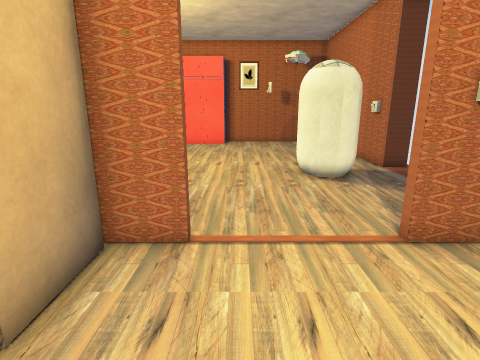
view 1 (above)

18 first-person views from a walk through a scene from a Unity 3-D project. The camera is 1.4 m above the floor, tilts 14° down and sees 80° across. The floor is counted in squares, 0.5 m on a side. Each view is taken from the middle of a square. On the plan, view 1 faces up. The plan holds only what a view shows up to about 20 squares ahead; the rest is blank. The place goes on beyond the plan. Some animated figures are not drawn. Door leaves are left out, so doorways stand open. Some surface patterns are stand-ins.

view 2
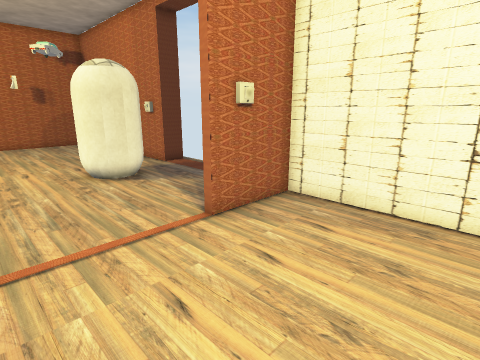

view 3
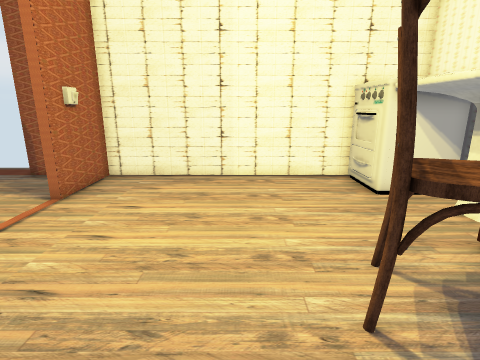

view 4
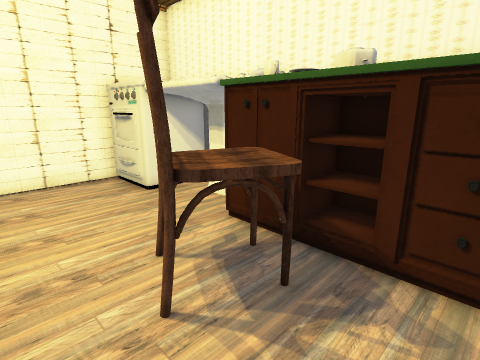

view 5
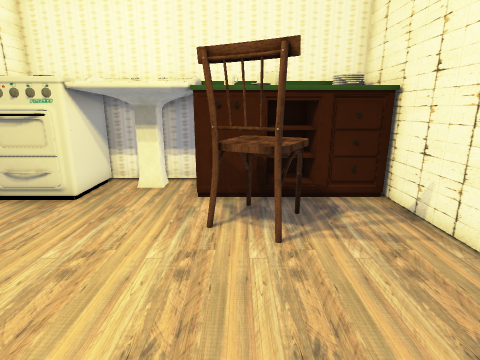

view 6
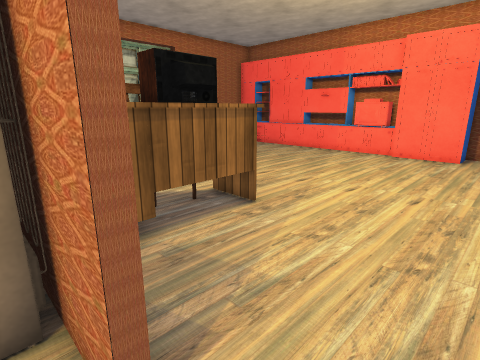

view 7
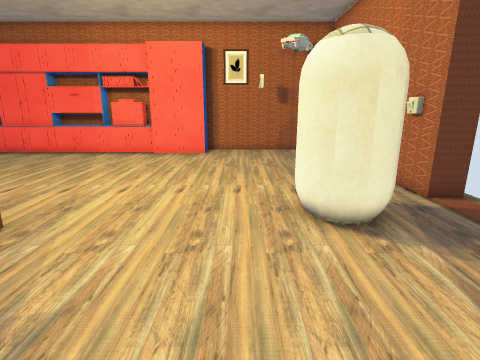

view 8
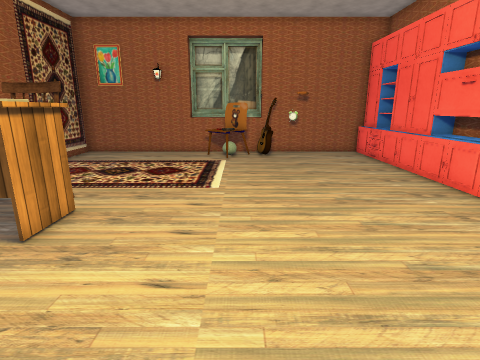

view 9
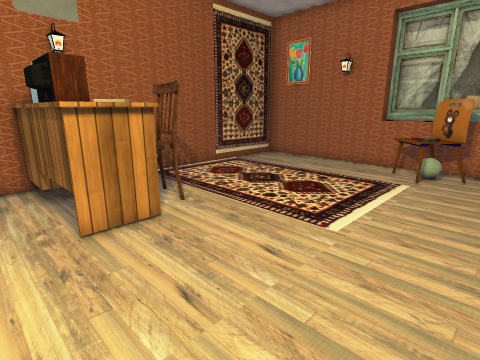

view 10
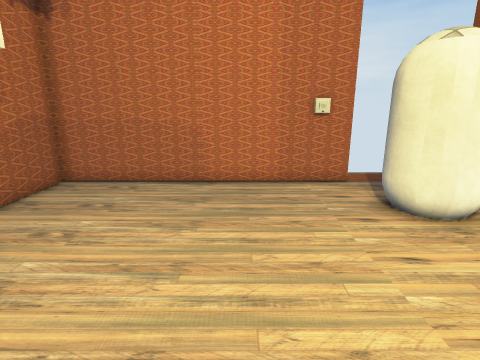

view 11
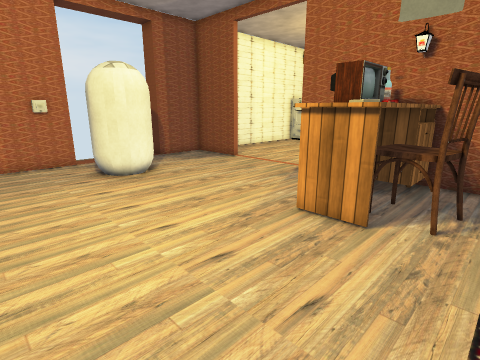

view 12
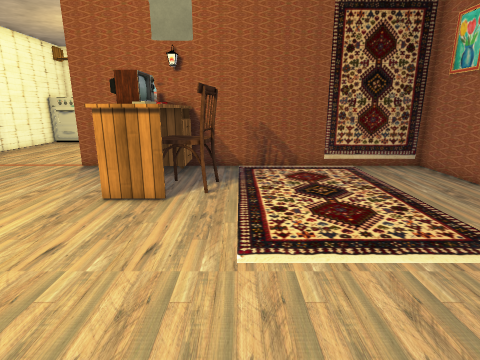

view 13
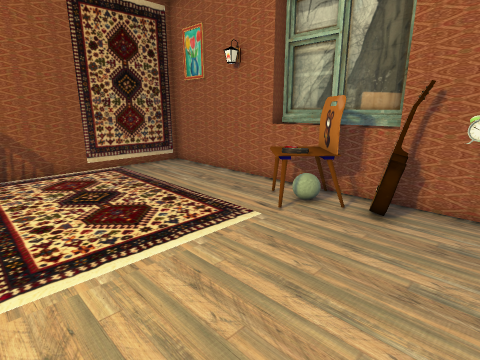

view 14
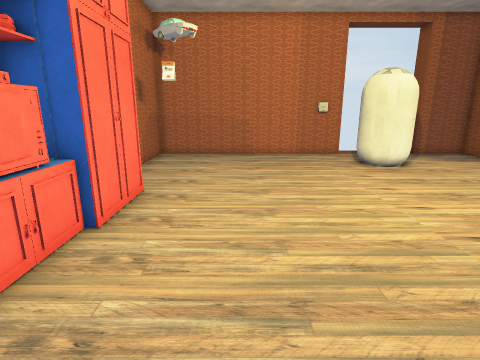

view 15
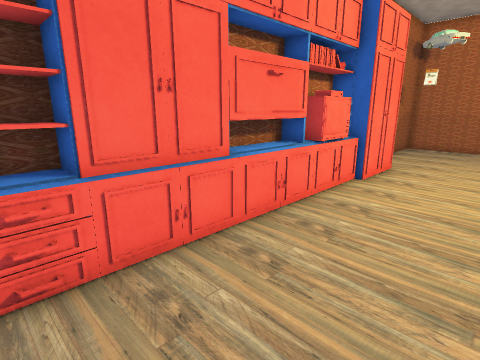

view 16
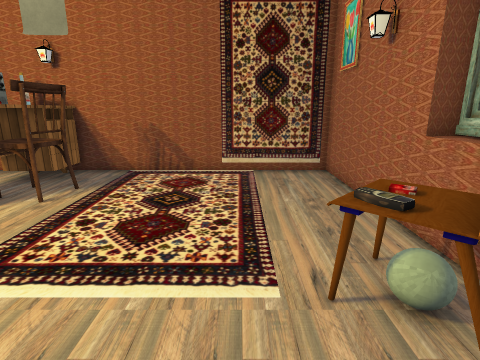

view 17
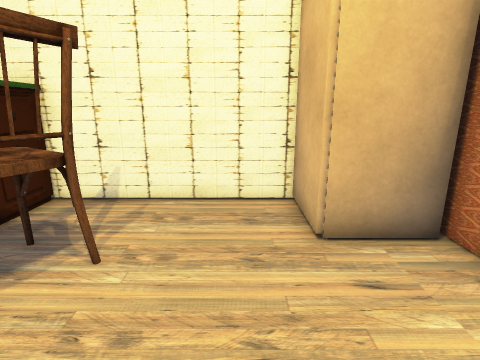

view 18
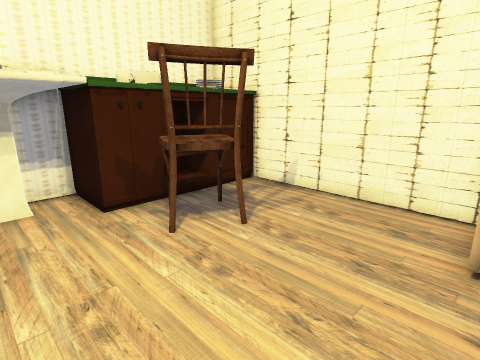

### Floor plan
Points are (right, up) in squares from view 1. A wall is a line through its corners. A room is listed if a view was taken in it or the views show most of it. See-through windows are left out.
Room 1 (views 1, 2, 3, 4, 5, 6, 7, 17, 18)
walls: (-1, 5.6) (-4.5, 5.6); (-5.8, 2.7) (-5.8, -5.3); (7, -4.8) (7, 5.6) (3.6, 5.6)
ways out: open door at (1, 6) to room 2
objects: other object (-5, 3) to (-3, 5); chair (-3, -4) to (0, -2); sink (1, -7) to (3, -5); stove (4, -7) to (6, -4); other object (5, 5)
Room 2 (views 8, 9, 10, 11, 12, 13, 14, 15, 16)
walls: (-6.4, 23.7) (-8.6, 23.7); (-4.5, 6) (-1.1, 6); (-7.9, 24.1) (-8.6, 24.1); (-1.4, 23.4) (-4.6, 23.4); (-7.1, 25) (-10.5, 25); (-18.6, 15.1) (-18.6, 12.8); (-18.6, 17.4) (-18.6, 15.2); (7, 13.8) (7, 25) (-1.2, 25); (-15.4, 24.1) (-18, 24.1) (-18, 6) (-6.5, 6); (-18.9, 17.2) (-18.9, 12.8); (3.6, 6) (7, 6) (7, 9); (-16.2, 25) (-16.2, 24)
low walls: (-16.2, 23.7) (-18, 23.7)
ways out: open door at (1, 6) to room 1; open door at (7.5, 11)
objects: other object (-17, 14) to (-15, 15); other object (-17, 15) to (-16, 15); other object (-17, 16); other object (-17, 17) to (-17, 18); clock (-17, 19); other object (-16, 16); other object (-15, 24); other object (-10, 24) to (-9, 24); chair (-8, 9) to (-7, 11); table (-7, 6) to (-5, 8); table (-7, 11) to (-5, 12); TV (-6, 8) to (-5, 10); other object (-6, 10) to (-6, 11); other object (-6, 24); other object (-6, 25); other object (-5, 24); other object (-5, 25); other object (-1, 24); capsule (3, 11) to (5, 14)

Where each view was taken, in squares from view 1:
view 1: 0 up, 0 right, facing up
view 2: 0 up, 1 left, facing up-right
view 3: 0 up, 5 left, facing right
view 4: 0 up, 5 left, facing down-right
view 5: 4 up, 1 left, facing down
view 6: 5 up, 1 right, facing up-left
view 7: 5 up, 1 right, facing up
view 8: 16 up, 1 right, facing left
view 9: 18 up, 3 left, facing down-left
view 10: 18 up, 4 left, facing right
view 11: 18 up, 9 left, facing down-right
view 12: 20 up, 9 left, facing down
view 13: 20 up, 9 left, facing down-left
view 14: 20 up, 11 left, facing right
view 15: 19 up, 16 left, facing up-right
view 16: 19 up, 14 left, facing down
view 17: 1 up, 3 right, facing left
view 18: 3 up, 3 right, facing down-left
